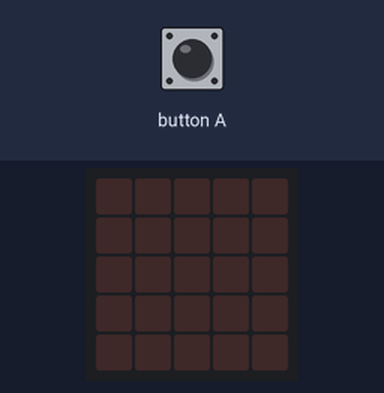
The program below on a simulated BBC micro:bit (MakeCode). On the bench: the board's 5×5 LED display. The test bench sets the inputs (shaded band). Random numbers come from a fixed seed.

Above: at 1.2 s.
1.3 s: button A pressed for 0.15 s
At 2.4 s:
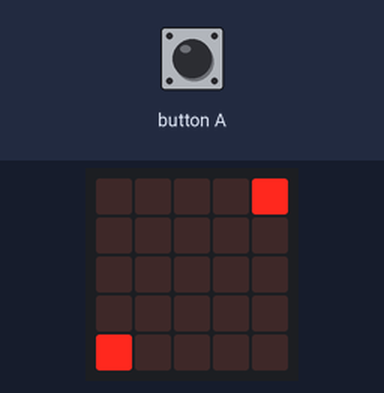
2.9 s: button A pressed for 0.15 s
At 3.6 s:
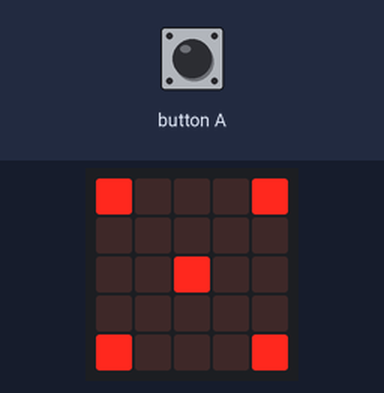
4.5 s: button A pressed for 0.15 s
At 5.8 s:
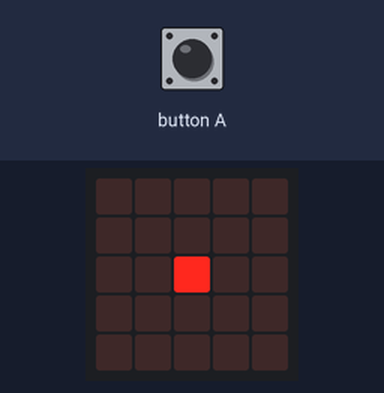
6.1 s: button A pressed for 0.15 s
At 7.2 s:
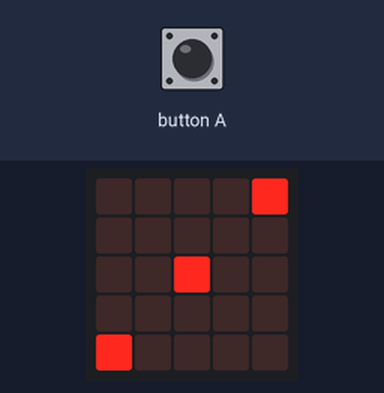
7.7 s: button A pressed 5 times (0.12 s each, 0.3 s apart)
At 9.7 s:
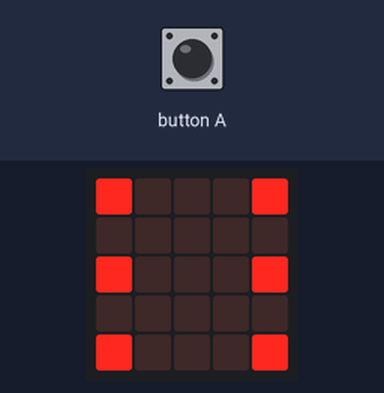
Timing chart, 0 to 11.2 s (numbered marks = the images above; inputs shaded):
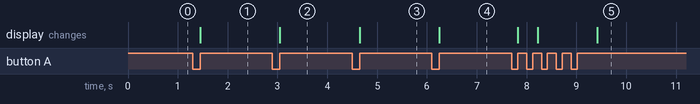

The program:

main.ts
```typescript
input.onButtonPressed(Button.A, function () {
    if (random == 1) {
        basic.showLeds(`
            . . . . .
            . . . . .
            . . # . .
            . . . . .
            . . . . .
            `)
    } else if (random == 2) {
        basic.showLeds(`
            . . . . #
            . . . . .
            . . . . .
            . . . . .
            # . . . .
            `)
    } else if (random == 3) {
        basic.showLeds(`
            . . . . #
            . . . . .
            . . # . .
            . . . . .
            # . . . .
            `)
    } else if (random == 4) {
        basic.showLeds(`
            # . . . #
            . . . . .
            . . . . .
            . . . . .
            # . . . #
            `)
    } else if (random == 5) {
        basic.showLeds(`
            # . . . #
            . . . . .
            . . # . .
            . . . . .
            # . . . #
            `)
    } else {
        basic.showLeds(`
            # . . . #
            . . . . .
            # . . . #
            . . . . .
            # . . . #
            `)
    }
    random = randint(1, 6)
})
let random = 0
random = randint(1, 6)
basic.forever(function () {

})
```

test.ts
```typescript
// 在這裡測試；當此封包作為擴充功能時，將不會編譯此內容。
```

Measured:
- after the input at 1.3 s, the display: changes after 0.15 s (image 1)
- after the input at 2.9 s, the display: changes after 0.15 s (image 2)
- after the input at 4.5 s, the display: changes after 0.15 s (image 3)
- after the input at 6.1 s, the display: changes after 0.15 s (image 4)
- after the input at 7.7 s, the display: first changes after 0.12 s (image 5 shows a later state)
